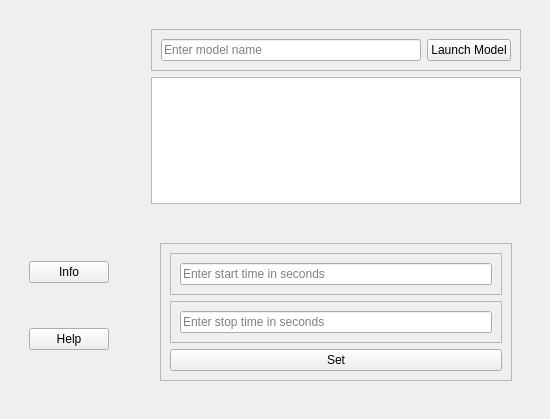
<?xml version="1.0" encoding="UTF-8"?>
<ui version="4.0">
 <class>Widget</class>
 <widget class="QWidget" name="Widget">
  <property name="geometry">
   <rect>
    <x>0</x>
    <y>0</y>
    <width>550</width>
    <height>419</height>
   </rect>
  </property>
  <property name="windowTitle">
   <string>Widget</string>
  </property>
  <layout class="QHBoxLayout" name="horizontalLayout">
   <item alignment="Qt::AlignmentFlag::AlignLeft">
    <widget class="QWidget" name="leftmenu" native="true">
     <layout class="QVBoxLayout" name="verticalLayout">
      <item alignment="Qt::AlignmentFlag::AlignLeft|Qt::AlignmentFlag::AlignTop">
       <widget class="QWidget" name="widget" native="true">
        <layout class="QVBoxLayout" name="verticalLayout_2"/>
       </widget>
      </item>
      <item>
       <widget class="QWidget" name="widget_2" native="true">
        <layout class="QVBoxLayout" name="verticalLayout_3">
         <item>
          <widget class="QPushButton" name="info_but">
           <property name="text">
            <string>Info</string>
           </property>
          </widget>
         </item>
         <item>
          <widget class="QPushButton" name="help_but">
           <property name="text">
            <string>Help</string>
           </property>
          </widget>
         </item>
        </layout>
       </widget>
      </item>
     </layout>
    </widget>
   </item>
   <item>
    <widget class="QWidget" name="rightpanel" native="true">
     <property name="sizePolicy">
      <sizepolicy hsizetype="Expanding" vsizetype="Preferred">
       <horstretch>0</horstretch>
       <verstretch>0</verstretch>
      </sizepolicy>
     </property>
     <layout class="QVBoxLayout" name="verticalLayout_4">
      <item>
       <widget class="QWidget" name="widget_5" native="true">
        <property name="sizePolicy">
         <sizepolicy hsizetype="Preferred" vsizetype="Expanding">
          <horstretch>0</horstretch>
          <verstretch>0</verstretch>
         </sizepolicy>
        </property>
        <layout class="QVBoxLayout" name="verticalLayout_7">
         <item>
          <widget class="QFrame" name="frame">
           <property name="frameShape">
            <enum>QFrame::Shape::StyledPanel</enum>
           </property>
           <property name="frameShadow">
            <enum>QFrame::Shadow::Raised</enum>
           </property>
           <layout class="QHBoxLayout" name="horizontalLayout_3">
            <item>
             <widget class="QLineEdit" name="main_search_line">
              <property name="placeholderText">
               <string>Enter model name</string>
              </property>
             </widget>
            </item>
            <item>
             <widget class="QPushButton" name="launch_but">
              <property name="text">
               <string>Launch Model</string>
              </property>
             </widget>
            </item>
           </layout>
          </widget>
         </item>
         <item>
          <widget class="QListView" name="listView"/>
         </item>
         <item alignment="Qt::AlignmentFlag::AlignVCenter">
          <widget class="QWidget" name="widget_3" native="true">
           <layout class="QVBoxLayout" name="verticalLayout_5"/>
          </widget>
         </item>
         <item>
          <widget class="QWidget" name="widget_4" native="true">
           <layout class="QVBoxLayout" name="verticalLayout_6">
            <item>
             <widget class="QFrame" name="frame_3">
              <property name="frameShape">
               <enum>QFrame::Shape::StyledPanel</enum>
              </property>
              <property name="frameShadow">
               <enum>QFrame::Shadow::Raised</enum>
              </property>
              <layout class="QVBoxLayout" name="verticalLayout_8">
               <item>
                <widget class="QFrame" name="frame_4">
                 <property name="frameShape">
                  <enum>QFrame::Shape::StyledPanel</enum>
                 </property>
                 <property name="frameShadow">
                  <enum>QFrame::Shadow::Raised</enum>
                 </property>
                 <layout class="QHBoxLayout" name="horizontalLayout_5">
                  <item>
                   <widget class="QLineEdit" name="start_line">
                    <property name="placeholderText">
                     <string>Enter start time in seconds</string>
                    </property>
                   </widget>
                  </item>
                 </layout>
                </widget>
               </item>
               <item>
                <widget class="QFrame" name="frame_2">
                 <property name="frameShape">
                  <enum>QFrame::Shape::StyledPanel</enum>
                 </property>
                 <property name="frameShadow">
                  <enum>QFrame::Shadow::Raised</enum>
                 </property>
                 <layout class="QHBoxLayout" name="horizontalLayout_4">
                  <item>
                   <widget class="QLineEdit" name="stop_line">
                    <property name="placeholderText">
                     <string>Enter stop time in seconds</string>
                    </property>
                   </widget>
                  </item>
                 </layout>
                </widget>
               </item>
               <item>
                <widget class="QPushButton" name="set_but">
                 <property name="text">
                  <string>Set</string>
                 </property>
                </widget>
               </item>
              </layout>
             </widget>
            </item>
           </layout>
          </widget>
         </item>
        </layout>
       </widget>
      </item>
     </layout>
    </widget>
   </item>
  </layout>
 </widget>
 <resources>
  <include location="res.qrc"/>
 </resources>
 <connections/>
</ui>
